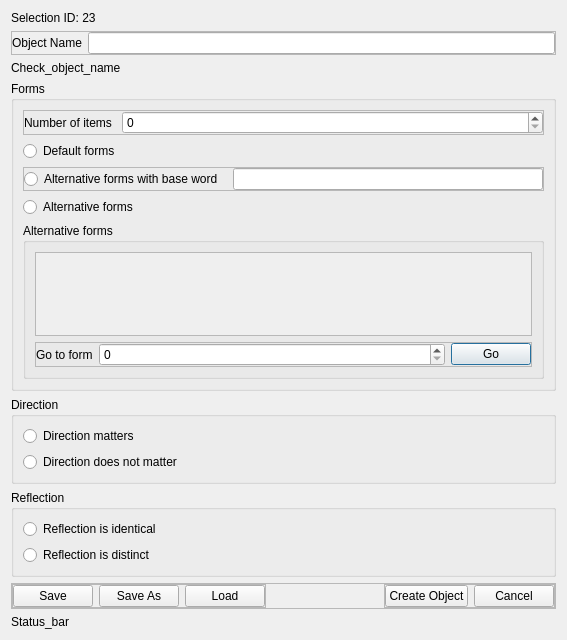
<?xml version="1.0" encoding="UTF-8"?>
<ui version="4.0">
 <class>Dialog</class>
 <widget class="QDialog" name="Dialog">
  <property name="geometry">
   <rect>
    <x>0</x>
    <y>0</y>
    <width>567</width>
    <height>640</height>
   </rect>
  </property>
  <property name="windowTitle">
   <string>Dialog</string>
  </property>
  <layout class="QVBoxLayout" name="verticalLayout">
   <item>
    <widget class="QLabel" name="label_2">
     <property name="sizePolicy">
      <sizepolicy hsizetype="Expanding" vsizetype="Fixed">
       <horstretch>0</horstretch>
       <verstretch>0</verstretch>
      </sizepolicy>
     </property>
     <property name="text">
      <string>Selection ID: 23</string>
     </property>
    </widget>
   </item>
   <item>
    <widget class="QFrame" name="frame_6">
     <property name="sizePolicy">
      <sizepolicy hsizetype="Expanding" vsizetype="Fixed">
       <horstretch>0</horstretch>
       <verstretch>0</verstretch>
      </sizepolicy>
     </property>
     <property name="locale">
      <locale language="English" country="UnitedStates"/>
     </property>
     <property name="frameShape">
      <enum>QFrame::Shape::StyledPanel</enum>
     </property>
     <property name="frameShadow">
      <enum>QFrame::Shadow::Raised</enum>
     </property>
     <layout class="QHBoxLayout" name="horizontalLayout_7">
      <property name="leftMargin">
       <number>0</number>
      </property>
      <property name="topMargin">
       <number>0</number>
      </property>
      <property name="rightMargin">
       <number>0</number>
      </property>
      <property name="bottomMargin">
       <number>0</number>
      </property>
      <item>
       <widget class="QLabel" name="label_6">
        <property name="text">
         <string>Object Name</string>
        </property>
       </widget>
      </item>
      <item>
       <widget class="QLineEdit" name="lineEdit_3"/>
      </item>
     </layout>
    </widget>
   </item>
   <item>
    <widget class="QLabel" name="label_5">
     <property name="sizePolicy">
      <sizepolicy hsizetype="Expanding" vsizetype="Fixed">
       <horstretch>0</horstretch>
       <verstretch>0</verstretch>
      </sizepolicy>
     </property>
     <property name="text">
      <string>Check_object_name</string>
     </property>
     <property name="wordWrap">
      <bool>true</bool>
     </property>
    </widget>
   </item>
   <item>
    <widget class="QGroupBox" name="groupBox_2">
     <property name="sizePolicy">
      <sizepolicy hsizetype="Expanding" vsizetype="Expanding">
       <horstretch>0</horstretch>
       <verstretch>0</verstretch>
      </sizepolicy>
     </property>
     <property name="title">
      <string>Forms</string>
     </property>
     <layout class="QVBoxLayout" name="verticalLayout_4">
      <item>
       <widget class="QFrame" name="frame_7">
        <property name="sizePolicy">
         <sizepolicy hsizetype="Expanding" vsizetype="Fixed">
          <horstretch>0</horstretch>
          <verstretch>0</verstretch>
         </sizepolicy>
        </property>
        <property name="frameShape">
         <enum>QFrame::Shape::StyledPanel</enum>
        </property>
        <property name="frameShadow">
         <enum>QFrame::Shadow::Raised</enum>
        </property>
        <layout class="QHBoxLayout" name="horizontalLayout_6">
         <property name="spacing">
          <number>10</number>
         </property>
         <property name="leftMargin">
          <number>0</number>
         </property>
         <property name="topMargin">
          <number>0</number>
         </property>
         <property name="rightMargin">
          <number>0</number>
         </property>
         <property name="bottomMargin">
          <number>0</number>
         </property>
         <item>
          <widget class="QLabel" name="label_4">
           <property name="sizePolicy">
            <sizepolicy hsizetype="Maximum" vsizetype="Preferred">
             <horstretch>0</horstretch>
             <verstretch>0</verstretch>
            </sizepolicy>
           </property>
           <property name="text">
            <string>Number of items</string>
           </property>
          </widget>
         </item>
         <item>
          <widget class="QSpinBox" name="spin_box"/>
         </item>
        </layout>
       </widget>
      </item>
      <item>
       <widget class="QRadioButton" name="radioButton_4">
        <property name="text">
         <string>Default forms</string>
        </property>
       </widget>
      </item>
      <item>
       <widget class="QFrame" name="frame_8">
        <property name="frameShape">
         <enum>QFrame::Shape::StyledPanel</enum>
        </property>
        <property name="frameShadow">
         <enum>QFrame::Shadow::Raised</enum>
        </property>
        <layout class="QHBoxLayout" name="horizontalLayout_5">
         <property name="spacing">
          <number>10</number>
         </property>
         <property name="leftMargin">
          <number>0</number>
         </property>
         <property name="topMargin">
          <number>0</number>
         </property>
         <property name="rightMargin">
          <number>0</number>
         </property>
         <property name="bottomMargin">
          <number>0</number>
         </property>
         <item>
          <widget class="QRadioButton" name="radioButton_5">
           <property name="text">
            <string>Alternative forms with base word</string>
           </property>
          </widget>
         </item>
         <item>
          <widget class="QLineEdit" name="lineEdit_2"/>
         </item>
        </layout>
       </widget>
      </item>
      <item>
       <widget class="QRadioButton" name="radioButton_6">
        <property name="text">
         <string>Alternative forms</string>
        </property>
       </widget>
      </item>
      <item>
       <widget class="QGroupBox" name="groupBox_4">
        <property name="sizePolicy">
         <sizepolicy hsizetype="Expanding" vsizetype="Expanding">
          <horstretch>0</horstretch>
          <verstretch>0</verstretch>
         </sizepolicy>
        </property>
        <property name="title">
         <string>Alternative forms</string>
        </property>
        <layout class="QVBoxLayout" name="verticalLayout_7">
         <item>
          <widget class="QScrollArea" name="scrollArea">
           <property name="horizontalScrollBarPolicy">
            <enum>Qt::ScrollBarPolicy::ScrollBarAlwaysOff</enum>
           </property>
           <property name="widgetResizable">
            <bool>true</bool>
           </property>
           <widget class="QWidget" name="widget">
            <property name="geometry">
             <rect>
              <x>0</x>
              <y>0</y>
              <width>507</width>
              <height>96</height>
             </rect>
            </property>
            <property name="sizePolicy">
             <sizepolicy hsizetype="Expanding" vsizetype="Expanding">
              <horstretch>0</horstretch>
              <verstretch>0</verstretch>
             </sizepolicy>
            </property>
            <layout class="QVBoxLayout" name="verticalLayout_8">
             <property name="spacing">
              <number>3</number>
             </property>
             <property name="leftMargin">
              <number>2</number>
             </property>
             <property name="topMargin">
              <number>2</number>
             </property>
             <property name="rightMargin">
              <number>2</number>
             </property>
             <property name="bottomMargin">
              <number>2</number>
             </property>
            </layout>
           </widget>
          </widget>
         </item>
         <item>
          <widget class="QFrame" name="frame_13">
           <property name="frameShape">
            <enum>QFrame::Shape::StyledPanel</enum>
           </property>
           <property name="frameShadow">
            <enum>QFrame::Shadow::Raised</enum>
           </property>
           <layout class="QHBoxLayout" name="horizontalLayout_12" stretch="0,7,0">
            <property name="leftMargin">
             <number>0</number>
            </property>
            <property name="topMargin">
             <number>0</number>
            </property>
            <property name="rightMargin">
             <number>0</number>
            </property>
            <property name="bottomMargin">
             <number>0</number>
            </property>
            <item>
             <widget class="QLabel" name="label_3">
              <property name="text">
               <string>Go to form</string>
              </property>
             </widget>
            </item>
            <item>
             <widget class="QSpinBox" name="spinBox"/>
            </item>
            <item>
             <widget class="QPushButton" name="pushButton_3">
              <property name="text">
               <string>Go</string>
              </property>
             </widget>
            </item>
           </layout>
          </widget>
         </item>
        </layout>
       </widget>
      </item>
     </layout>
    </widget>
   </item>
   <item>
    <widget class="QGroupBox" name="groupBox">
     <property name="sizePolicy">
      <sizepolicy hsizetype="Expanding" vsizetype="Fixed">
       <horstretch>0</horstretch>
       <verstretch>0</verstretch>
      </sizepolicy>
     </property>
     <property name="title">
      <string>Direction</string>
     </property>
     <layout class="QVBoxLayout" name="verticalLayout_2">
      <item>
       <widget class="QRadioButton" name="radioButton">
        <property name="text">
         <string>Direction matters</string>
        </property>
       </widget>
      </item>
      <item>
       <widget class="QRadioButton" name="radioButton_2">
        <property name="text">
         <string>Direction does not matter</string>
        </property>
       </widget>
      </item>
     </layout>
    </widget>
   </item>
   <item>
    <widget class="QGroupBox" name="groupBox_3">
     <property name="sizePolicy">
      <sizepolicy hsizetype="Expanding" vsizetype="Fixed">
       <horstretch>0</horstretch>
       <verstretch>0</verstretch>
      </sizepolicy>
     </property>
     <property name="title">
      <string>Reflection</string>
     </property>
     <layout class="QVBoxLayout" name="verticalLayout_3">
      <item>
       <widget class="QRadioButton" name="radioButton_3">
        <property name="text">
         <string>Reflection is identical</string>
        </property>
       </widget>
      </item>
      <item>
       <widget class="QRadioButton" name="radioButton_7">
        <property name="text">
         <string>Reflection is distinct</string>
        </property>
       </widget>
      </item>
     </layout>
    </widget>
   </item>
   <item alignment="Qt::AlignmentFlag::AlignBottom">
    <widget class="QFrame" name="frame_2">
     <property name="sizePolicy">
      <sizepolicy hsizetype="Expanding" vsizetype="Fixed">
       <horstretch>0</horstretch>
       <verstretch>0</verstretch>
      </sizepolicy>
     </property>
     <property name="frameShape">
      <enum>QFrame::Shape::StyledPanel</enum>
     </property>
     <property name="frameShadow">
      <enum>QFrame::Shadow::Raised</enum>
     </property>
     <layout class="QHBoxLayout" name="horizontalLayout_2">
      <property name="leftMargin">
       <number>0</number>
      </property>
      <property name="topMargin">
       <number>0</number>
      </property>
      <property name="rightMargin">
       <number>0</number>
      </property>
      <property name="bottomMargin">
       <number>0</number>
      </property>
      <item alignment="Qt::AlignmentFlag::AlignLeft">
       <widget class="QFrame" name="frame_3">
        <property name="frameShape">
         <enum>QFrame::Shape::StyledPanel</enum>
        </property>
        <property name="frameShadow">
         <enum>QFrame::Shadow::Raised</enum>
        </property>
        <layout class="QHBoxLayout" name="horizontalLayout_3">
         <property name="leftMargin">
          <number>0</number>
         </property>
         <property name="topMargin">
          <number>0</number>
         </property>
         <property name="rightMargin">
          <number>0</number>
         </property>
         <property name="bottomMargin">
          <number>0</number>
         </property>
         <item>
          <widget class="QPushButton" name="pushButton_4">
           <property name="text">
            <string>Save</string>
           </property>
          </widget>
         </item>
         <item>
          <widget class="QPushButton" name="pushButton_5">
           <property name="text">
            <string>Save As</string>
           </property>
          </widget>
         </item>
         <item>
          <widget class="QPushButton" name="pushButton_6">
           <property name="text">
            <string>Load</string>
           </property>
          </widget>
         </item>
        </layout>
       </widget>
      </item>
      <item alignment="Qt::AlignmentFlag::AlignRight">
       <widget class="QFrame" name="frame_4">
        <property name="frameShape">
         <enum>QFrame::Shape::StyledPanel</enum>
        </property>
        <property name="frameShadow">
         <enum>QFrame::Shadow::Raised</enum>
        </property>
        <layout class="QHBoxLayout" name="horizontalLayout_4" stretch="1,1">
         <property name="leftMargin">
          <number>0</number>
         </property>
         <property name="topMargin">
          <number>0</number>
         </property>
         <property name="rightMargin">
          <number>0</number>
         </property>
         <property name="bottomMargin">
          <number>0</number>
         </property>
         <item>
          <widget class="QPushButton" name="pushButton">
           <property name="text">
            <string>Create Object</string>
           </property>
          </widget>
         </item>
         <item>
          <widget class="QPushButton" name="pushButton_2">
           <property name="text">
            <string>Cancel</string>
           </property>
          </widget>
         </item>
        </layout>
       </widget>
      </item>
     </layout>
    </widget>
   </item>
   <item alignment="Qt::AlignmentFlag::AlignBottom">
    <widget class="QLabel" name="label_7">
     <property name="sizePolicy">
      <sizepolicy hsizetype="Expanding" vsizetype="Fixed">
       <horstretch>0</horstretch>
       <verstretch>0</verstretch>
      </sizepolicy>
     </property>
     <property name="text">
      <string>Status_bar</string>
     </property>
    </widget>
   </item>
  </layout>
 </widget>
 <resources/>
 <connections/>
</ui>
